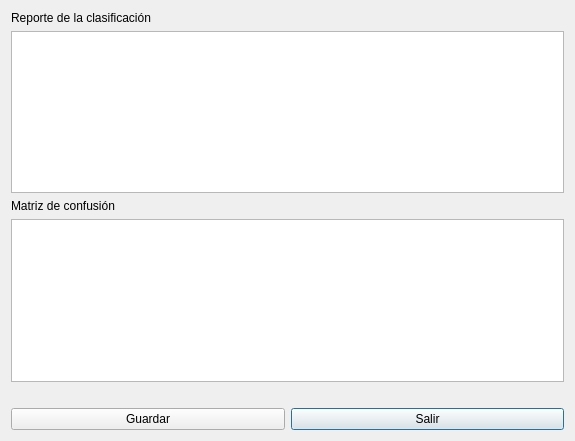
<?xml version="1.0" encoding="UTF-8"?>
<ui version="4.0">
 <class>Dialog</class>
 <widget class="QDialog" name="Dialog">
  <property name="geometry">
   <rect>
    <x>0</x>
    <y>0</y>
    <width>575</width>
    <height>441</height>
   </rect>
  </property>
  <property name="windowTitle">
   <string>Dialog</string>
  </property>
  <layout class="QGridLayout" name="gridLayout">
   <item row="0" column="0">
    <widget class="QLabel" name="label">
     <property name="text">
      <string>Reporte de la clasificación</string>
     </property>
    </widget>
   </item>
   <item row="4" column="0" colspan="2">
    <widget class="QTableView" name="tblMatriz"/>
   </item>
   <item row="2" column="0">
    <widget class="QLabel" name="label_2">
     <property name="text">
      <string>Matriz de confusión</string>
     </property>
    </widget>
   </item>
   <item row="1" column="0" colspan="2">
    <widget class="QTableView" name="tblReporte"/>
   </item>
   <item row="6" column="1">
    <widget class="QPushButton" name="btnSalir1">
     <property name="text">
      <string>Salir</string>
     </property>
    </widget>
   </item>
   <item row="6" column="0">
    <widget class="QPushButton" name="btnGuardar">
     <property name="text">
      <string>Guardar</string>
     </property>
    </widget>
   </item>
   <item row="5" column="0">
    <widget class="QLabel" name="lblAcuracy">
     <property name="text">
      <string/>
     </property>
    </widget>
   </item>
  </layout>
 </widget>
 <resources/>
 <connections/>
</ui>
